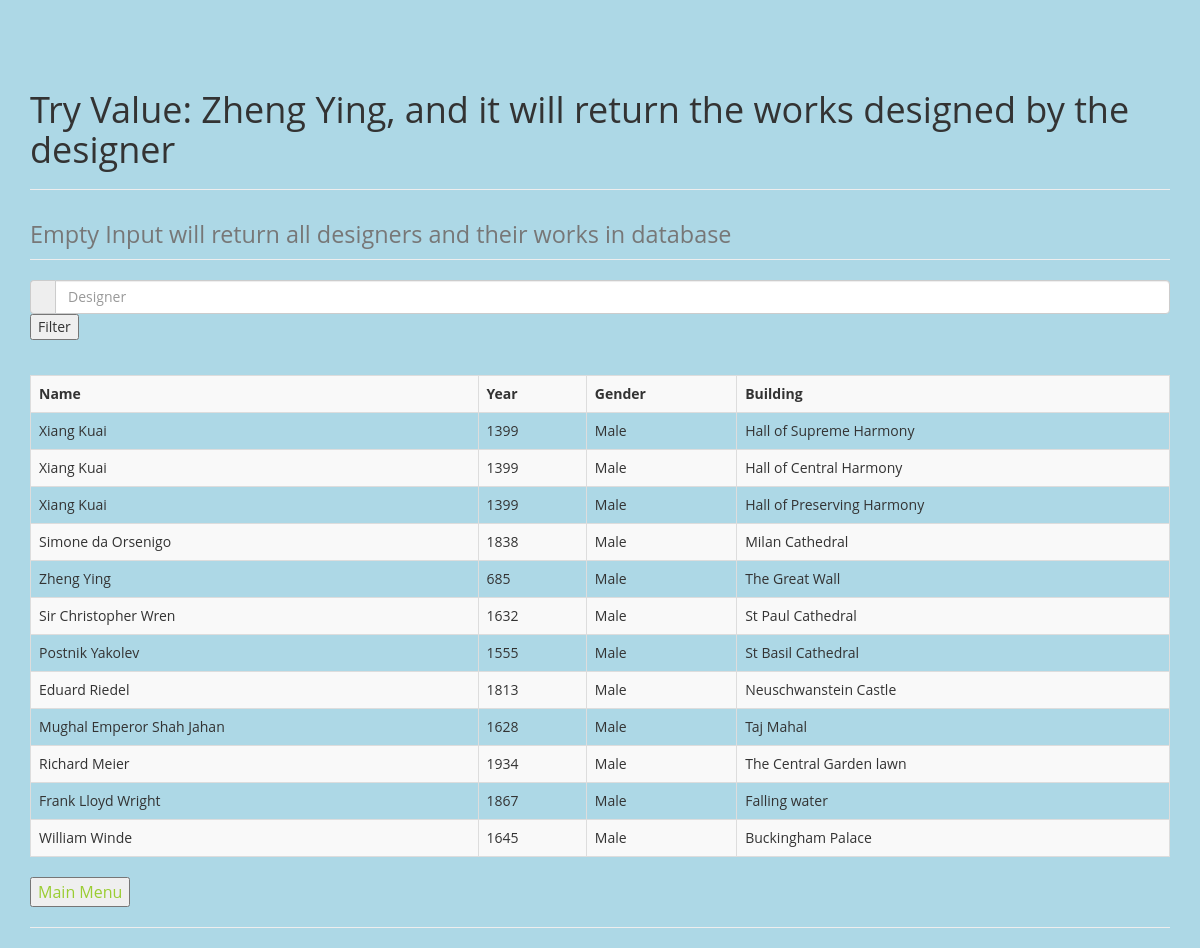
The app's page /php/get_designer.php with its own data.
### tables this page shows
CREATE TABLE `Designer` (
  `Designer` VARCHAR(45) NOT NULL,
  `Year_Born` INT NULL,
  `Gender` VARCHAR(45) NULL,
  `Personal_Info` VARCHAR(45) NULL,
  `Country_Name` VARCHAR(45) NULL,
  PRIMARY KEY (`Designer`));

CREATE TABLE `Building` (
  `Building_ID` INT NOT NULL,
  `Building_Name` VARCHAR(45) NULL,
  `CA_Name` VARCHAR(45) NOT NULL,
  `Year_Built` INT NULL,
  `Description` VARCHAR(45) NULL,
  `Designer` VARCHAR(45) NULL,
  FOREIGN KEY(`CA_Name`) REFERENCES `Cultural_Attractions`( `CA_Name`),
  PRIMARY KEY (`Building_ID`));

### php/get_designer.php (the view, shortened to what this page needs)
<?php
if(isset($_POST['search']))
{
    $name = $_POST['name'];
    if ($name != ''){
        $query = "SELECT Designer.Designer, Year_Born, Gender, Building_Name
            FROM Designer INNER JOIN Building
            ON Designer.Designer = Building.Designer WHERE Designer.Designer = '$name'";
    }
    else{
        $query = "SELECT Designer.Designer, Year_Born, Gender, Building_Name
            FROM Designer INNER JOIN Building
            ON Designer.Designer = Building.Designer";
    }
    $search_result = filterTable($query);
}
 else {
    $query = "SELECT Designer.Designer, Year_Born, Gender, Building_Name
            FROM Designer INNER JOIN Building
            ON Designer.Designer = Building.Designer";
    $search_result = filterTable($query);
}
function filterTable($query)
{
    $host = 'mpcs53001.cs.uchicago.edu';
    $username = 'zhc008';
    $password = 'voh9eiHo';
    $database = $username.'DB';
    $dbcon = mysqli_connect($host, $username, $password, $database)
    or die('Could not connect: ' . mysqli_connect_error());
    mysqli_select_db($dbcon, $database)
    or die('Could not select database');
    $filter_Result = mysqli_query($dbcon, $query);
    return $filter_Result;
}
?>
<!DOCTYPE html>
<html>
    <head>
        <link href="../css/bootstrap.min.css" rel="stylesheet">
        <link href="../css/custom.css" rel="stylesheet">
    </head>
    <body>
        <div class = "container">
            <div class="row">
                <div class="col-lg-12">
                    <h1 class="page-header">
                        Try Value: Zheng Ying, and it will return the works designed by the designer
                        <hr>
                        <small>Empty Input will return all designers and their works in database</small>
                    </h1>
                </div>
            </div>
        </div>
        <div class="container" >
            <form action="get_designer.php" method="post">
                <div class="form-group">
                <div class="input-group">
                    <div class="input-group-addon"><i class="fa fa-search"></i></div>
                    <input type="text" name="name" class="form-control" placeholder="Designer" >
                </div>
                <input type="submit" name="search" value="Filter" ><br><br>
                </div>
            </form>
            <table class="table table-bordered table-striped">
                <tr>
                    <th>Name</th>
                    <th>Year</th>
                    <th>Gender</th>
                    <th>Building</th>
                </tr>
                <?php while($row = mysqli_fetch_array($search_result)):?>
                <tr>
                    <td><?php echo $row[0];?></td>
                    <td><?php echo $row[1];?></td>
                    <td><?php echo $row[2];?></td>
                    <td><?php echo $row[3];?></td>
                </tr>
                <?php endwhile;?>
            </table>
            <p>
                <a href="../html/SemiFinal.html">
                    <button>Main Menu</button>
                </a>
            </p>
            <hr>
        </div>
    </body>
</html>

### css/custom.css (style rules this page uses)
html, body { width: 100%; height: 100%; font-family: 'Open Sans','Helvetica Neue',Arial,sans-serif; background-color: lightblue; }
a { color: yellowgreen; -webkit-transition: all .35s; -moz-transition: all .35s; transition: all .35s; }
p { font-size: 16px; line-height: 1.5; }

### php/get_designer.php (style rules this page uses)
table,tr,th,td { border: 1px solid black; }
body { padding-top:50px; }

### records on screen
designer: Designer "Xiang Kuai", Year_Born "1399", Gender "Male", building.Building_Name "Hall of Supreme Harmony", building.Building_Name "Hall of Central Harmony", building.Building_Name "Hall of Preserving Harmony"
designer: Designer "Simone da Orsenigo", Year_Born "1838", Gender "Male", building.Building_Name "Milan Cathedral"
designer: Designer "Zheng Ying", Year_Born "685", Gender "Male", building.Building_Name "The Great Wall"
designer: Designer "Sir Christopher Wren", Year_Born "1632", Gender "Male", building.Building_Name "St Paul Cathedral"
designer: Designer "Postnik Yakolev", Year_Born "1555", Gender "Male", building.Building_Name "St Basil Cathedral"
designer: Designer "Eduard Riedel", Year_Born "1813", Gender "Male", building.Building_Name "Neuschwanstein Castle"
designer: Designer "Mughal Emperor Shah Jahan", Year_Born "1628", Gender "Male", building.Building_Name "Taj Mahal"
designer: Designer "Richard Meier", Year_Born "1934", Gender "Male", building.Building_Name "The Central Garden lawn"
designer: Designer "Frank Lloyd Wright", Year_Born "1867", Gender "Male", building.Building_Name "Falling water"
designer: Designer "William Winde", Year_Born "1645", Gender "Male", building.Building_Name "Buckingham Palace"
